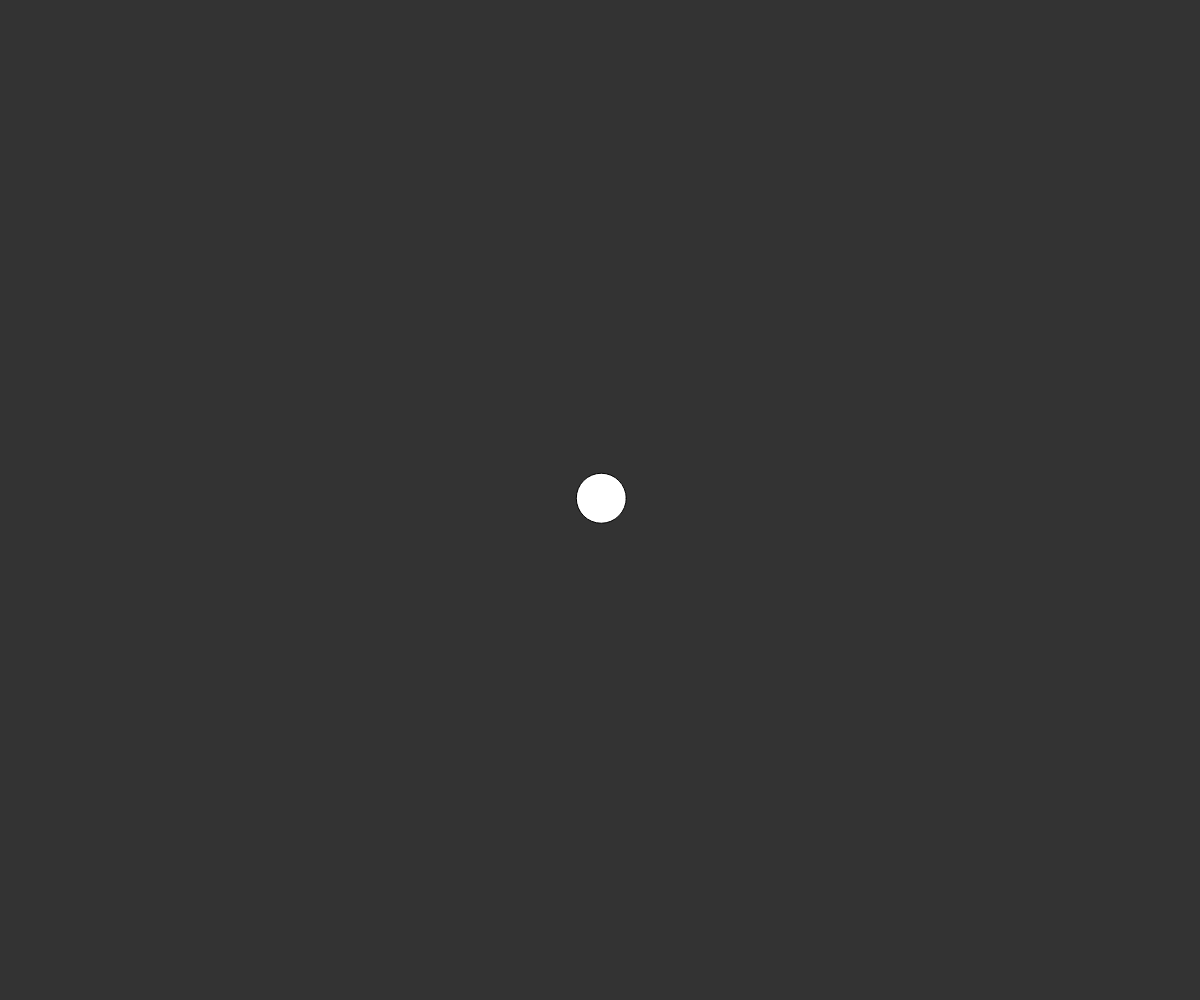
Frame 1 (no input)
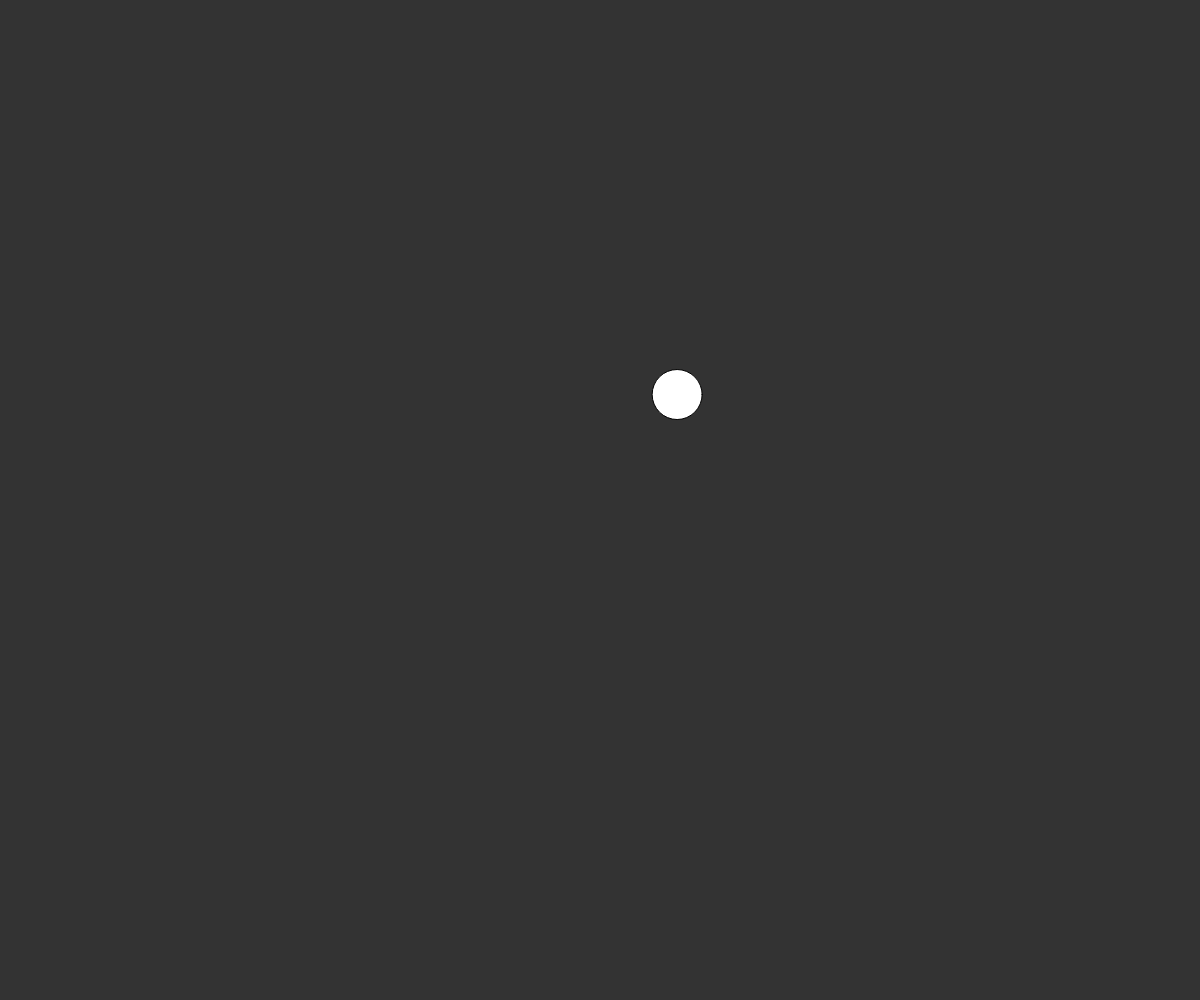
Frame 60 (no input)
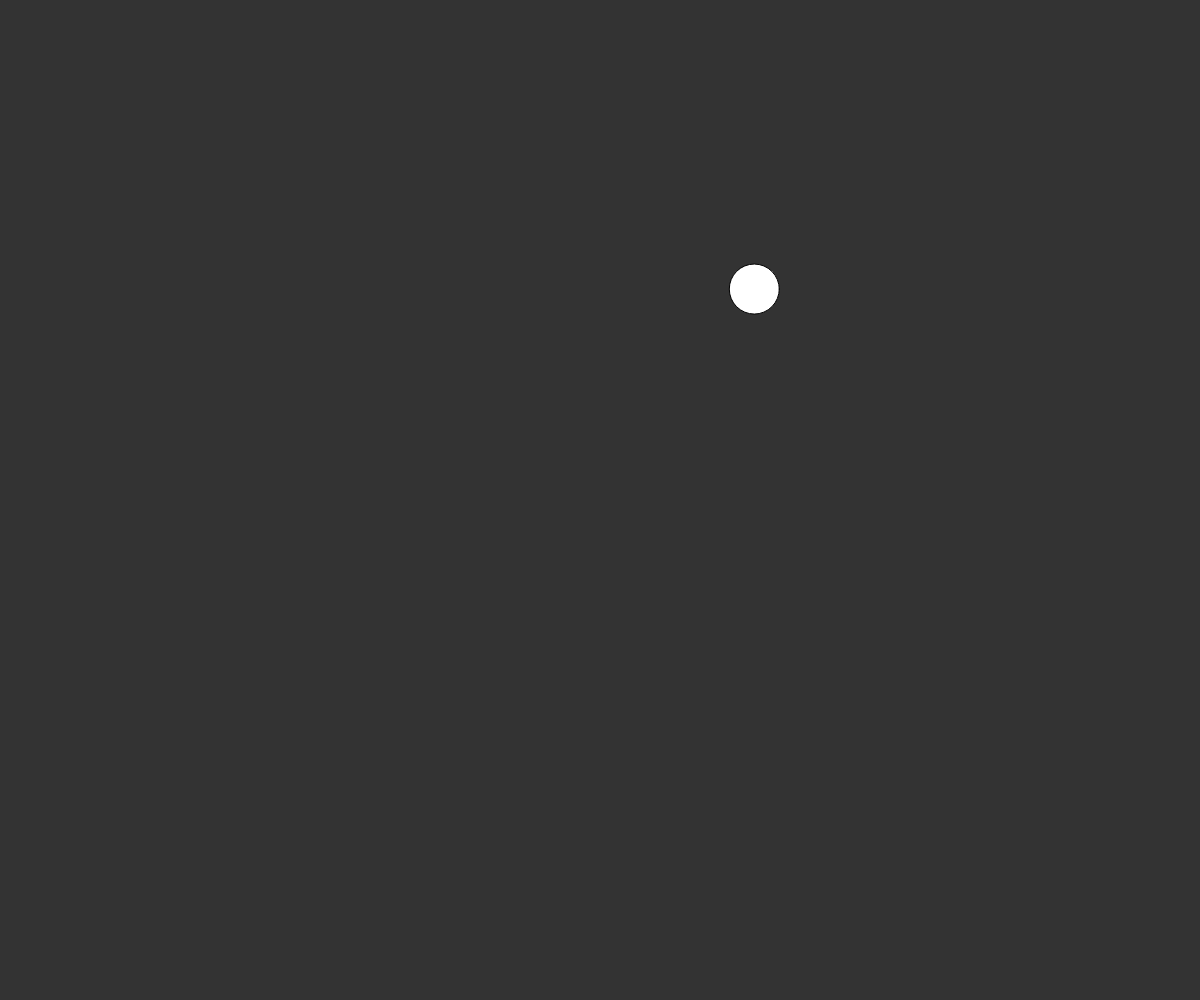
Frame 120 (the mouse pressed at the canvas centre since frame 60)

The p5.js sketch that drew these frames (run headless with seeded random() and noise() and a simulated clock; from frame 60 on, the mouse is pressed at the canvas centre):

// p5.js sketch
// ── sketch.js
function setup() {
    createCanvas(windowWidth, windowHeight);
    fill(255);
    bola = new Bola(50);  
}

function windowResized() {
    resizeCanvas(windowWidth, windowHeight);
    //background(20, 20, 20);
}

function draw() {
    background(51);
    bola.move();
    bola.draw();
}

// The Bola class
function Bola(size) {
    this.size = size;
    this.x = windowWidth / 2;
    this.y = windowHeight / 2;
    this.xVel = random(-3, 3);
    this.yVel = random(-3, 3);
    
    this.move = function() {
        this.x += this.xVel;
        if (this.x > windowWidth - this.size/2 || this.x < this.size/2) {
            this.xVel *= -1;
        }
        
        this.y += this.yVel;
        if (this.y > windowHeight - this.size/2 || this.y < this.size/2) {
            this.yVel *= -1;
        }
        
    this.draw = function() {
        ellipse(this.x, this.y, this.size, this.size)
    }
    }
}
